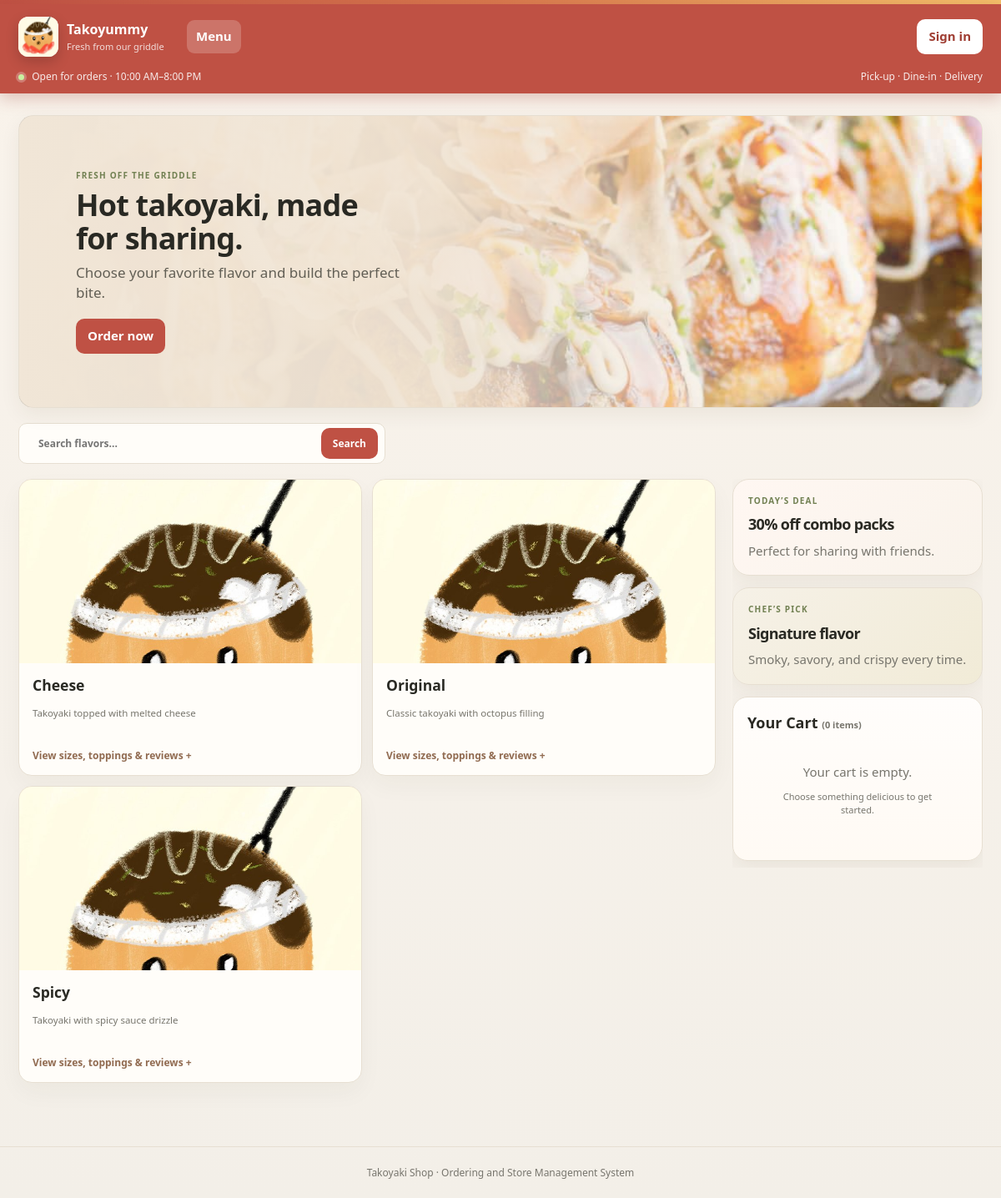
Page /menu.php on the committed database.
### tables this page shows
CREATE TABLE flavor (
    flavor_id INT AUTO_INCREMENT PRIMARY KEY,
    name VARCHAR(100) NOT NULL,
    description VARCHAR(255),
    image VARCHAR(255),
    is_available TINYINT(1) NOT NULL DEFAULT 1
);

### menu.php (the view, shortened to what this page needs)
<?php
include 'includes/config.php';
include 'includes/header.php';
$flavors = false;
if (isset($conn) && $conn) {
    $flavors = mysqli_query($conn, 'SELECT * FROM flavor ORDER BY is_available DESC, name');
}
$cartLines = [];
$subtotal = 0;
$cartCount = 0;
$orderType = $_SESSION['order_type'] ?? 'delivery';
$deliveryFee = $orderType === 'delivery'
    ? (float) ($settings['delivery_fee'] ?? 0)
    : 0;
$total = $subtotal + $deliveryFee;
?>
<div class="menu-page">
    <div class="hero-banner">
        <div class="hero-copy">
            <div class="eyebrow">Fresh off the griddle</div>
            <h2>Hot takoyaki, made for sharing.</h2>
            <p>Choose your favorite flavor and build the perfect bite.</p>
            <a class="btn" href="#products">Order now</a>
        </div>
    </div>
    <div class="shop-quickbar">
        <label class="menu-search" for="menuSearch">
            <input
                id="menuSearch"
                type="search"
                placeholder="Search flavors..."
                autocomplete="off"
            >
            <button
                type="button"
                onclick="document.getElementById('menuSearch').focus()"
            >
                Search
            </button>
        </label>
    </div>
    <div class="layout" id="products">
        <section>
            <div class="products">
                <?php if (!$flavors || mysqli_num_rows($flavors) === 0) { ?>
                    <div class="panel empty" style="grid-column:1/-1">
                        No menu items yet. Please check back soon.
                    </div>
                <?php } else { ?>
                    <?php while ($f = mysqli_fetch_assoc($flavors)) {
                    ?>
                    <article
                        class="product product-search-item <?= (int) $f['is_available'] === 0 ? 'sold' : '' ?>"
                        data-search="<?= htmlspecialchars(
                            strtolower($f['name'] . ' ' . ($f['description'] ?? '')),
                            ENT_QUOTES,
                            'UTF-8'
                        ) ?>"
                    >
                        <details class="menu-expand">
                            <summary class="menu-preview">
                                <div class="food-photo">
                                    <?php if (!empty($f['image'])) { ?>
                                        <img
                                            src="<?= htmlspecialchars(
                                                $base . '/' . $f['image'],
                                                ENT_QUOTES,
                                                'UTF-8'
                                            ) ?>"
                                            alt="<?= htmlspecialchars($f['name']) ?>"
                                        >
                                    <?php } else { ?>
                                        <img
                                            src="<?= htmlspecialchars($base) ?>/images/takoyaki_logo.jpg"
                                            alt="Takoyaki"
                                        >
                                    <?php } ?>
                                </div>
                                <div class="product-content">
                                    <h3><?= htmlspecialchars($f['name']) ?></h3>
                                    <p class="product-desc">
                                        <?= htmlspecialchars($f['description'] ?? '') ?>
                                    </p>
                                    <span class="menu-open-hint">
                                        View sizes, toppings &amp; reviews +
                                    </span>
                                </div>
                            </summary>
                        </details>
                    </article>
                    <?php } ?>
                <?php } ?>
            </div>
        </section>
        <aside class="side-col">
            <div class="promo-card mini">
                <div>
                    <div class="eyebrow">Today’s deal</div>
                    <h3>30% off combo packs</h3>
                    <p>Perfect for sharing with friends.</p>
                </div>
            </div>
            <div class="promo-card mini alt">
                <div>
                    <div class="eyebrow">Chef’s pick</div>
                    <h3>Signature flavor</h3>
                    <p>Smoky, savory, and crispy every time.</p>
                </div>
            </div>
            <section class="panel cart-panel" id="cartPanel">
                <h2>
                    Your Cart
                    <span class="muted tiny">
                        (<?= $cartCount ?> items)
                    </span>
                </h2>
                <?php if (count($cartLines) > 0) { ?>
                    <form
                        action="cart_update.php"
                        method="POST"
                        class="field"
                    >
                        <input
                            type="hidden"
                            name="action"
                            value="set_type"
                        >
                        <label for="order_type">Order type</label>
                        <select
                            id="order_type"
                            name="order_type"
                            onchange="this.form.submit()"
                        >
                            <option
                                value="delivery"
                                <?= $orderType === 'delivery' ? 'selected' : '' ?>
                            >
                                Delivery
                            </option>
                            <option
                                value="pickup"
                                <?= $orderType === 'pickup' ? 'selected' : '' ?>
                            >
                                Pickup
                            </option>
                            <option
                                value="dine-in"
                                <?= $orderType === 'dine-in' ? 'selected' : '' ?>
                            >
                                Dine-in
                            </option>
                        </select>
                    </form>
                    <div class="cart-items">
                        <?php foreach ($cartLines as $line) { ?>
                            <div class="cart-item">
                                <div class="cart-item-head">
                                    <span>
                                        <?= htmlspecialchars($line['name']) ?>
                                    </span>
                                    <strong>
                                        ₱<?= number_format((float) $line['total'], 2) ?>
                                    </strong>
                                </div>
                                <small>
                                    <?= htmlspecialchars($line['size']) ?>
                                    <?php if ($line['addons'] !== '') { ?>
                                        · <?= htmlspecialchars($line['addons']) ?>
                                    <?php } ?>
                                </small>
                                <div class="qty">
                                    <form action="cart_update.php" method="POST">
                                        <input type="hidden" name="action" value="update">
                                        <input
                                            type="hidden"
                                            name="key"
                                            value="<?= htmlspecialchars(
                                                (string) $line['key'],
                                                ENT_QUOTES,
                                                'UTF-8'
                                            ) ?>"
                                        >
                                        <input
                                            type="hidden"
                                            name="qty"
                                            value="<?= (int) $line['qty'] - 1 ?>"
                                        >
                                        <button type="submit">−</button>
                                    </form>
                                    <strong><?= (int) $line['qty'] ?></strong>
                                    <form action="cart_update.php" method="POST">
                                        <input type="hidden" name="action" value="update">
                                        <input
                                            type="hidden"
                                            name="key"
                                            value="<?= htmlspecialchars(
                                                (string) $line['key'],
                                                ENT_QUOTES,
                                                'UTF-8'
                                            ) ?>"
                                        >
                                        <input
                                            type="hidden"
                                            name="qty"
                                            value="<?= (int) $line['qty'] + 1 ?>"
                                        >
                                        <button type="submit">+</button>
                                    </form>
                                    <form action="cart_update.php" method="POST">
                                        <input type="hidden" name="action" value="remove">
                                        <input
                                            type="hidden"
                                            name="key"
                                            value="<?= htmlspecialchars(
                                                (string) $line['key'],
                                                ENT_QUOTES,
                                                'UTF-8'
                                            ) ?>"
                                        >
                                        <button
                                            type="submit"
                                            class="ghost small"
                                        >
                                            Remove
                                        </button>
                                    </form>
                                </div>
                            </div>
                        <?php } ?>
                    </div>
                    <div class="summary-line">
                        <span>Subtotal</span>
                        <strong>
                            ₱<?= number_format((float) $subtotal, 2) ?>
                        </strong>
                    </div>
                    <div class="summary-line">
                        <span>
                            <?= $orderType === 'delivery'
                                ? 'Delivery fee'
                                : 'Service fee' ?>
                        </span>
                        <strong>
                            ₱<?= number_format((float) $deliveryFee, 2) ?>
                        </strong>
                    </div>
                    <div class="summary-line total">
                        <span>Total</span>
                        <strong>
                            ₱<?= number_format((float) $total, 2) ?>
                        </strong>
                    </div>
                    <a class="btn full" href="checkout.php">
                        Proceed to Checkout →
                    </a>
                    <p class="tiny muted">
                        You can review your order before confirming.
                    </p>
                <?php } else { ?>
                    <div class="empty">
                        Your cart is empty.
                        <p class="tiny muted">
                            Choose something delicious to get started.
                        </p>
                    </div>
                <?php } ?>
            </section>
        </aside>
    </div>
</div>
<?php include 'includes/footer.php'; ?>

### rows in the picture
flavor: name "Cheese", description "Takoyaki topped with melted cheese"
flavor: name "Original", description "Classic takoyaki with octopus filling"
flavor: name "Spicy", description "Takoyaki with spicy sauce drizzle"

### other values in the picture
date("g:i A", strtotime($opening)) "10:00 AM"
date("g:i A", strtotime($closing)) "8:00 PM"
$cartCount "0"
